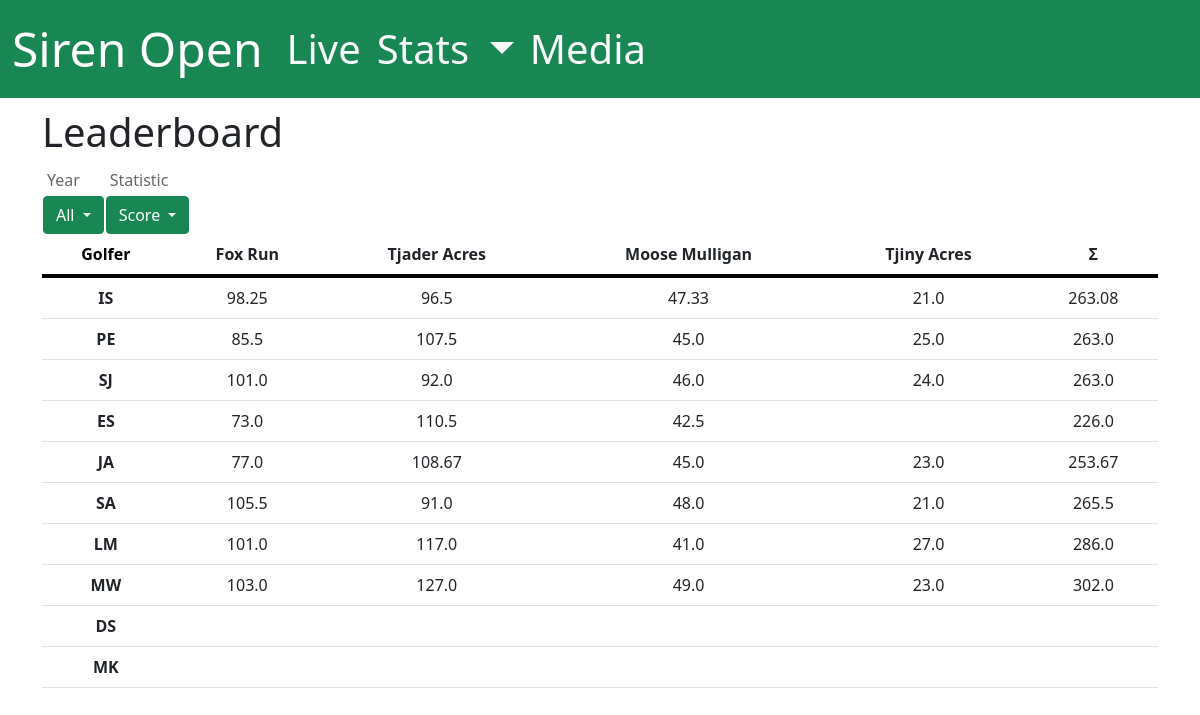
/stats/leaderboard, run on the app's committed database.
### app/models.py (models this page shows, shortened)
class Course(db.Model):
    __tablename__ = 'course'
    id = mapped_column(Integer, primary_key=True)
    name = mapped_column(String(255), nullable=False)
    layouts = relationship("Layout", backref="course")

### app/routes/stats.py (the view)
@app.route('/stats/leaderboard', methods=['GET', 'POST'])
def stats_leaderboard():
    return render_leaderboard(params=request.args.to_dict())

### app/handlers/stats.py (called while the page is built, shortened)
def build_filter_buttons(
    year:int=False,
    course:str=False,
    golfer:bool=False,
    statistic:str=False,
    include_all_years:bool=False,
    include_all_courses:bool=False,
    include_all_golfers:bool=False,
):
    prefix = '<div style="display: flex;" id="filters">\n'
    suffix = '\n</div>'
    output = []
    if year is not False:
        output.append(render_template(
            'stats/year_dropdown.html',
            years=sorted([t.year for t in db.session.query(Tournament).all()])[::-1],
            year=year,
            include_all_years=include_all_years
        ))
    if statistic is not False:
        output.append(render_template(
            'stats/statistic_dropdown.html',
            statistics_dict=STATISTICS,
            statistic_key=statistic        ))
    return prefix + '\n'.join(output) + suffix

def render_leaderboard(params: dict = {}):
    year = params.get('year')
    statistic_key = params.get('statistic', 'score')
    filter_buttons = build_filter_buttons(year=year, statistic=statistic_key, include_all_years=True)
    objects = db.session.query(Round)
    if year: objects = objects.join(Tournament).filter(Tournament.year == year)
    objects = objects.all()
    table = build_table(
        table_id='stats-leaderboard',
        objects=objects,
        row_attrs=['golfer', 'name'],
        col_attrs=['layout', 'course', 'name'],
        year=year,
        statistic_key=statistic_key,
        total_column=True
    )
    return render_template(
        'stats/leaderboard.html',
        filter_buttons=filter_buttons,
        table=table
    )

### app/models.py (called while the page is built)
    def is_completed(self):
        if len(self.scores) == 0:
            return self._total_score is not None
        else:
            return all([s.score for s in self.scores])

    def get_statistic(self, statistic:str):
        if not self.is_completed():
            return
        match statistic:
            case 'score':
                return self._get_score()
            case 'score-to-par':
                return self._get_score_to_par()
            case 'strokes-gained':
                return self._get_strokes_gained()
            case 'z-score':
                return self._get_z_score()

    def _get_score(self):
        if len(self.scores) == 0:
            return self._total_score
        else:
            return sum([s.score for s in self.scores])

### app/templates/stats/year_dropdown.html (shortened to what this page needs)
<div class="dropdown" style="padding-left: 1px; padding-right: 1px;">
    <span class="label-above">Year</span>
    <button class="btn btn-success dropdown-toggle filter-button" type="button" data-bs-toggle="dropdown"
        aria-expanded="false" id="year-dropdown" data-key="{{ year or ''}}">
        {{ year or 'All' }}
    </button>
</div>

### app/templates/table.html (shortened to what this page needs)
<div class="scrollable-table-container">
    <table class="table table-md table-equal-cells scrollable-table" id="{{ table_id }}">
        <thead>
            <tr>
                <th data-sort="string">{{ top_left }}</th>
                {% for c in columns %}
                <th data-sort="numeric">{{ c }}</th>
                {% endfor %}
            </tr>
        </thead>
        <tbody>
            {% for r in rows %}
            <tr>
                <td style="font-weight: bold;">{{ r }}</td>
                {% for c in columns %}
                <td>{{ data[r][c] }}</td>
                {% endfor %}
            </tr>
            {% endfor %}
        </tbody>
    </table>
</div>

### app/static/css/style.css (style rules this page uses)
.scrollable-table-container { overflow: auto; }
.scrollable-table { text-align: center; overflow-x: auto; font-size: medium; }
.scrollable-table th { border-bottom: 4px solid #000; }

### app/static/css/stats.css (style rules this page uses)
.label-above { display: block; font-size: 1.0rem; color: #666; margin-top: 0.25rem; margin-bottom: 0.25rem; margin-left: 0.25rem; }
th.sorted { font-weight: bolder; color: rgb(0, 0, 0); }
.filter-button { overflow: hidden; text-overflow: ellipsis; white-space: nowrap; font-size: medium; }

### data on the page
Course: name "Fox Run", name "98.25", name "85.5", name "101.0", name "73.0", name "77.0", name "105.5", name "103.0"
Course: name "Tjader Acres", name "96.5", name "107.5", name "92.0", name "110.5", name "108.67", name "91.0", name "117.0", name "127.0"
Course: name "Moose Mulligan", name "47.33", name "45.0", name "46.0", name "42.5", name "48.0", name "41.0", name "49.0"
Course: name "Tjiny Acres", name "21.0", name "25.0", name "24.0", name "23.0", name "27.0"

### other printed values
{{ year or 'All' }} "All"
{{ statistics_dict[statistic_key]['label'] }} "Score"
{{ top_left }} "Golfer"
{{ c }} "Σ"
{{ r }} "IS" "PE" "SJ" "ES" "JA" "SA" "LM" "MW" "DS" "MK"
{{ data[r][c] }} "263.08" "263.0" "263.0" "226.0" "253.67" "265.5" "286.0" "302.0"
